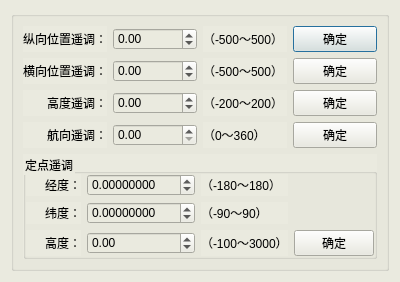
<?xml version="1.0" encoding="UTF-8"?>
<ui version="4.0">
 <class>QPositionCmdDialog</class>
 <widget class="QDialog" name="QPositionCmdDialog">
  <property name="geometry">
   <rect>
    <x>0</x>
    <y>0</y>
    <width>400</width>
    <height>251</height>
   </rect>
  </property>
  <property name="windowTitle">
   <string>位置遥调</string>
  </property>
  <property name="styleSheet">
   <string notr="true">color: rgb(0, 0, 0);

background-color: rgb(234, 234, 223);</string>
  </property>
  <layout class="QVBoxLayout" name="verticalLayout_2">
   <item>
    <widget class="QGroupBox" name="groupBox">
     <property name="title">
      <string/>
     </property>
     <layout class="QVBoxLayout" name="verticalLayout">
      <item>
       <layout class="QHBoxLayout" name="horizontalLayout">
        <item>
         <widget class="QLabel" name="label">
          <property name="layoutDirection">
           <enum>Qt::LeftToRight</enum>
          </property>
          <property name="text">
           <string>纵向位置遥调：</string>
          </property>
          <property name="alignment">
           <set>Qt::AlignRight|Qt::AlignTrailing|Qt::AlignVCenter</set>
          </property>
         </widget>
        </item>
        <item>
         <widget class="QDoubleSpinBox" name="doubleSpinBox">
          <property name="minimum">
           <double>-500.000000000000000</double>
          </property>
          <property name="maximum">
           <double>500.000000000000000</double>
          </property>
         </widget>
        </item>
        <item>
         <widget class="QLabel" name="label_2">
          <property name="text">
           <string>（-500～500）</string>
          </property>
         </widget>
        </item>
        <item>
         <widget class="QPushButton" name="sendButton">
          <property name="text">
           <string>确定</string>
          </property>
         </widget>
        </item>
       </layout>
      </item>
      <item>
       <layout class="QHBoxLayout" name="horizontalLayout_2">
        <item>
         <widget class="QLabel" name="label_3">
          <property name="layoutDirection">
           <enum>Qt::LeftToRight</enum>
          </property>
          <property name="text">
           <string>横向位置遥调：</string>
          </property>
          <property name="alignment">
           <set>Qt::AlignRight|Qt::AlignTrailing|Qt::AlignVCenter</set>
          </property>
         </widget>
        </item>
        <item>
         <widget class="QDoubleSpinBox" name="doubleSpinBox_2">
          <property name="minimum">
           <double>-500.000000000000000</double>
          </property>
          <property name="maximum">
           <double>500.000000000000000</double>
          </property>
         </widget>
        </item>
        <item>
         <widget class="QLabel" name="label_4">
          <property name="text">
           <string>（-500～500）</string>
          </property>
         </widget>
        </item>
        <item>
         <widget class="QPushButton" name="sendButton_2">
          <property name="text">
           <string>确定</string>
          </property>
         </widget>
        </item>
       </layout>
      </item>
      <item>
       <layout class="QHBoxLayout" name="horizontalLayout_3">
        <item>
         <widget class="QLabel" name="label_5">
          <property name="layoutDirection">
           <enum>Qt::LeftToRight</enum>
          </property>
          <property name="text">
           <string>高度遥调：</string>
          </property>
          <property name="alignment">
           <set>Qt::AlignRight|Qt::AlignTrailing|Qt::AlignVCenter</set>
          </property>
         </widget>
        </item>
        <item>
         <widget class="QDoubleSpinBox" name="doubleSpinBox_3">
          <property name="minimum">
           <double>-200.000000000000000</double>
          </property>
          <property name="maximum">
           <double>200.000000000000000</double>
          </property>
         </widget>
        </item>
        <item>
         <widget class="QLabel" name="label_6">
          <property name="text">
           <string>（-200～200）</string>
          </property>
         </widget>
        </item>
        <item>
         <widget class="QPushButton" name="sendButton_3">
          <property name="text">
           <string>确定</string>
          </property>
         </widget>
        </item>
       </layout>
      </item>
      <item>
       <layout class="QHBoxLayout" name="horizontalLayout_4">
        <item>
         <widget class="QLabel" name="label_7">
          <property name="layoutDirection">
           <enum>Qt::LeftToRight</enum>
          </property>
          <property name="text">
           <string>航向遥调：</string>
          </property>
          <property name="alignment">
           <set>Qt::AlignRight|Qt::AlignTrailing|Qt::AlignVCenter</set>
          </property>
         </widget>
        </item>
        <item>
         <widget class="QDoubleSpinBox" name="doubleSpinBox_4">
          <property name="maximum">
           <double>360.000000000000000</double>
          </property>
         </widget>
        </item>
        <item>
         <widget class="QLabel" name="label_8">
          <property name="text">
           <string>（0～360）</string>
          </property>
         </widget>
        </item>
        <item>
         <widget class="QPushButton" name="sendButton_4">
          <property name="text">
           <string>确定</string>
          </property>
         </widget>
        </item>
       </layout>
      </item>
      <item>
       <widget class="QGroupBox" name="groupBox_2">
        <property name="font">
         <font>
          <weight>50</weight>
          <bold>false</bold>
         </font>
        </property>
        <property name="styleSheet">
         <string notr="true">color: rgb(0, 0, 0);</string>
        </property>
        <property name="title">
         <string>定点遥调</string>
        </property>
        <property name="flat">
         <bool>false</bool>
        </property>
        <layout class="QGridLayout" name="gridLayout">
         <property name="leftMargin">
          <number>0</number>
         </property>
         <property name="topMargin">
          <number>0</number>
         </property>
         <property name="rightMargin">
          <number>0</number>
         </property>
         <property name="bottomMargin">
          <number>0</number>
         </property>
         <property name="spacing">
          <number>6</number>
         </property>
         <item row="0" column="0">
          <widget class="QLabel" name="label_9">
           <property name="layoutDirection">
            <enum>Qt::LeftToRight</enum>
           </property>
           <property name="text">
            <string>经度：</string>
           </property>
           <property name="alignment">
            <set>Qt::AlignRight|Qt::AlignTrailing|Qt::AlignVCenter</set>
           </property>
          </widget>
         </item>
         <item row="0" column="1">
          <widget class="QDoubleSpinBox" name="doubleSpinBox_5">
           <property name="decimals">
            <number>8</number>
           </property>
           <property name="minimum">
            <double>-180.000000000000000</double>
           </property>
           <property name="maximum">
            <double>180.000000000000000</double>
           </property>
          </widget>
         </item>
         <item row="0" column="2">
          <widget class="QLabel" name="label_10">
           <property name="text">
            <string>（-180～180）</string>
           </property>
          </widget>
         </item>
         <item row="1" column="0">
          <widget class="QLabel" name="label_11">
           <property name="layoutDirection">
            <enum>Qt::LeftToRight</enum>
           </property>
           <property name="text">
            <string>纬度：</string>
           </property>
           <property name="alignment">
            <set>Qt::AlignRight|Qt::AlignTrailing|Qt::AlignVCenter</set>
           </property>
          </widget>
         </item>
         <item row="1" column="1">
          <widget class="QDoubleSpinBox" name="doubleSpinBox_6">
           <property name="decimals">
            <number>8</number>
           </property>
           <property name="minimum">
            <double>-90.000000000000000</double>
           </property>
           <property name="maximum">
            <double>90.000000000000000</double>
           </property>
          </widget>
         </item>
         <item row="1" column="2">
          <widget class="QLabel" name="label_12">
           <property name="text">
            <string>（-90～90）</string>
           </property>
          </widget>
         </item>
         <item row="2" column="0">
          <widget class="QLabel" name="label_13">
           <property name="layoutDirection">
            <enum>Qt::LeftToRight</enum>
           </property>
           <property name="text">
            <string>高度：</string>
           </property>
           <property name="alignment">
            <set>Qt::AlignRight|Qt::AlignTrailing|Qt::AlignVCenter</set>
           </property>
          </widget>
         </item>
         <item row="2" column="1">
          <widget class="QDoubleSpinBox" name="doubleSpinBox_7">
           <property name="minimum">
            <double>-100.000000000000000</double>
           </property>
           <property name="maximum">
            <double>3000.000000000000000</double>
           </property>
          </widget>
         </item>
         <item row="2" column="2">
          <widget class="QLabel" name="label_14">
           <property name="text">
            <string>（-100～3000）</string>
           </property>
          </widget>
         </item>
         <item row="2" column="3">
          <widget class="QPushButton" name="sendButton_5">
           <property name="text">
            <string>确定</string>
           </property>
          </widget>
         </item>
        </layout>
       </widget>
      </item>
     </layout>
    </widget>
   </item>
  </layout>
 </widget>
 <resources/>
 <connections/>
</ui>
